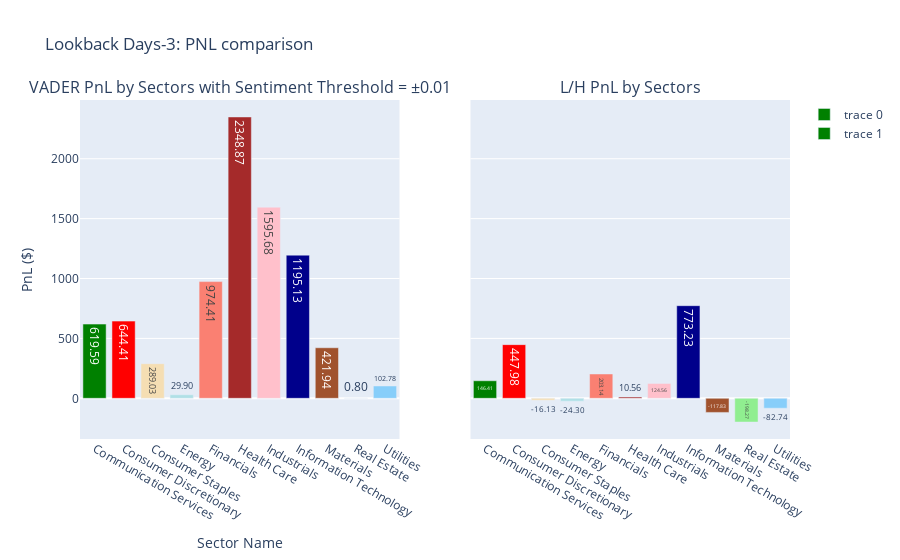

Notebook code for this chart:
### Code cell
# pnl 



labels = list(df_summary["Sector"])
colors = ['green','red','wheat','powderblue','salmon','brown','pink','darkblue','sienna','lightgreen','lightskyblue']
fig = make_subplots(rows=1, cols=2, column_widths=[0.5, 0.5],
                    subplot_titles=("VADER PnL by Sectors with Sentiment Threshold = ±0.01","L/H PnL by Sectors"),
                    vertical_spacing=0.1,
                  horizontal_spacing=0.1,
                  shared_yaxes='all')
fig.add_trace(go.Bar(x = df_summary["Sector"], y=df_summary["sumVADER"], marker_color=colors),
              row=1, col=1)

fig.add_trace(go.Bar(x = df_summary["Sector"], y=df_summary["sumL_H"],marker_color=colors),
              row=1, col=2)
fig.update_traces(texttemplate='%{y:.2f}')
fig.update_layout(title="Lookback Days-"+str(week)+': PNL comparison',
                   xaxis_title='Sector Name',
                   yaxis_title='PnL ($)')
fig.show()

### Figure 1 — Plotly figure (JSON) as saved in the notebook; plotly's stock layout.template omitted (floating-point values rounded to 4 significant figures)
{"data": [{"marker": {"color": ["green", "red", "wheat", "powderblue", "salmon", "brown", "pink", "darkblue", "sienna", "lightgreen", "lightskyblue"]}, "texttemplate": "%{y:.2f}", "type": "bar", "x": ["Communication Services", "Consumer Discretionary", "Consumer Staples", "Energy", "Financials", "Health Care", "Industrials", "Information Technology", "Materials", "Real Estate", "Utilities"], "xaxis": "x", "y": [619.6, 644.4, 289.0, 29.9, 974.4, 2349.0, 1596.0, 1195.0, 421.9, 0.8036, 102.8], "yaxis": "y"}, {"marker": {"color": ["green", "red", "wheat", "powderblue", "salmon", "brown", "pink", "darkblue", "sienna", "lightgreen", "lightskyblue"]}, "texttemplate": "%{y:.2f}", "type": "bar", "x": ["Communication Services", "Consumer Discretionary", "Consumer Staples", "Energy", "Financials", "Health Care", "Industrials", "Information Technology", "Materials", "Real Estate", "Utilities"], "xaxis": "x2", "y": [146.4, 448.0, -16.13, -24.3, 203.1, 10.56, 124.6, 773.2, -117.8, -198.3, -82.74], "yaxis": "y2"}], "layout": {"annotations": [{"font": {"size": 16}, "showarrow": false, "text": "VADER PnL by Sectors with Sentiment Threshold = ±0.01", "x": 0.225, "xanchor": "center", "xref": "paper", "y": 1, "yanchor": "bottom", "yref": "paper"}, {"font": {"size": 16}, "showarrow": false, "text": "L/H PnL by Sectors", "x": 0.775, "xanchor": "center", "xref": "paper", "y": 1, "yanchor": "bottom", "yref": "paper"}], "title": {"text": "Lookback Days-3: PNL comparison"}, "xaxis": {"anchor": "y", "domain": [0, 0.45], "title": {"text": "Sector Name"}}, "xaxis2": {"anchor": "y2", "domain": [0.55, 1]}, "yaxis": {"anchor": "x", "domain": [0, 1], "title": {"text": "PnL ($)"}}, "yaxis2": {"anchor": "x2", "domain": [0, 1], "matches": "y", "showticklabels": false}}}
